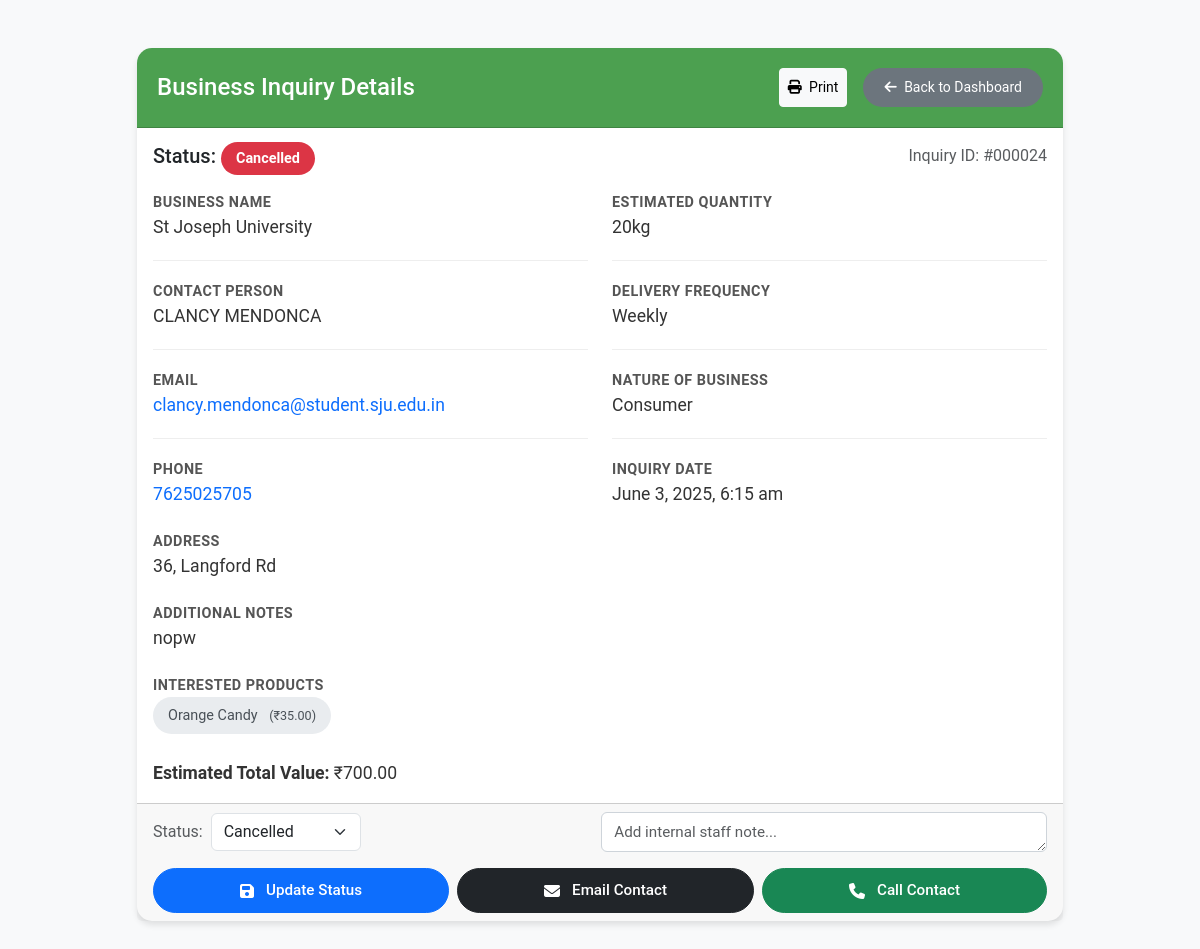
/view_inquiry.php?id=24 (signed in), run on the app's committed database.
### tables this page shows
CREATE TABLE `business_inquiries` (
  `id` int(11) NOT NULL,
  `business_name` varchar(255) NOT NULL,
  `contact_person_name` varchar(255) NOT NULL,
  `email` varchar(255) NOT NULL,
  `phone` varchar(50) NOT NULL,
  `estimated_quantity` varchar(100) DEFAULT NULL,
  `delivery_frequency` varchar(50) DEFAULT NULL,
  `address` text DEFAULT NULL,
  `additional_notes` text DEFAULT NULL,
  `business_nature` varchar(100) DEFAULT NULL,
  `status` enum('new','in-progress','completed','cancelled') NOT NULL DEFAULT 'new',
  `staff_note` text DEFAULT NULL,
  `created_at` timestamp NOT NULL DEFAULT current_timestamp(),
  `updated_at` timestamp NOT NULL DEFAULT current_timestamp() ON UPDATE current_timestamp(),
  `deleted_at` datetime DEFAULT NULL,
  `is_deleted` tinyint(1) DEFAULT 0
);

CREATE TABLE `products` (
  `id` int(11) NOT NULL,
  `name` varchar(255) NOT NULL,
  `description` text DEFAULT NULL,
  `image_path` varchar(500) DEFAULT NULL,
  `price` decimal(10,2) NOT NULL,
  `variety` varchar(255) DEFAULT NULL,
  `price_per_gram` decimal(10,2) DEFAULT NULL,
  `veg_status` enum('Veg','Non-Veg') NOT NULL,
  `created_at` timestamp NOT NULL DEFAULT current_timestamp()
);

### view_inquiry.php (the view, shortened to what this page needs)
<?php
require_once 'connection.php';
$allowed_statuses = [
    STATUS_NEW,
    STATUS_IN_PROGRESS,
    STATUS_COMPLETED,
    STATUS_CANCELLED
];
$inquiry_id = intval($_GET['id']);
$inquiry_query = "SELECT * FROM business_inquiries WHERE id = ?";
$inquiry_stmt = $conn->prepare($inquiry_query);
$inquiry_stmt->bind_param("i", $inquiry_id);
$inquiry_stmt->execute();
$inquiry_result = $inquiry_stmt->get_result();
$inquiry = $inquiry_result->fetch_assoc();
$products_query = "SELECT p.id, p.name, p.price
                   FROM products p
                   JOIN business_inquiry_products bip ON p.id = bip.product_id
                   WHERE bip.inquiry_id = ?";
$products_stmt = $conn->prepare($products_query);
if ($products_stmt === false) {
    error_log("Failed to prepare products statement: " . $conn->error);
    $interested_products = [];
    $total_value = 0;
} else {
    $products_stmt->bind_param("i", $inquiry_id);
    $products_stmt->execute();
    $products_result = $products_stmt->get_result();
    $interested_products = [];
    $total_value = 0;
    $quantity_numeric = preg_replace('/[^0-9.]/', '', $inquiry['estimated_quantity']);
    $quantity_numeric = floatval($quantity_numeric);
    while ($row = $products_result->fetch_assoc()) {
        $interested_products[] = $row;
        if ($quantity_numeric > 0) {
            $total_value += $row['price'] * $quantity_numeric;
        }
    }
}
?>
<!DOCTYPE html>
<html lang="en">
<head>
    <link href="https://cdn.jsdelivr.net/npm/bootstrap@5.3.3/dist/css/bootstrap.min.css" rel="stylesheet">
    <link rel="stylesheet" href="https://cdnjs.cloudflare.com/ajax/libs/font-awesome/6.1.1/css/all.min.css"/>
</head>
<body>
    <div class="container py-5">
        <div class="row justify-content-center">
            <div class="col-lg-10">
                <div class="card">
                    <div class="card-header d-flex justify-content-between align-items-center">
                        <h4 class="mb-0">Business Inquiry Details</h4>
                        <div class="d-flex gap-2 no-print"> <button onclick="window.print()" class="btn btn-sm btn-light me-2">
                                <i class="fas fa-print me-1"></i> Print
                            </button>
                            <a href="dashboard.php" class="btn btn-sm back-btn">
                                <i class="fas fa-arrow-left me-1"></i> Back to Dashboard
                            </a>
                        </div>
                    </div>
                    <div class="card-body">
                        <div class="row mb-4">
                            <div class="col-12">
                                <div class="d-flex justify-content-between align-items-center">
                                    <h5 class="mb-0">Status:
                                        <span class="status-badge status-<?= strtolower(htmlspecialchars($inquiry['status'] ?? 'new')) ?>">
                                            <?= ucfirst(htmlspecialchars($inquiry['status'] ?? 'New')) ?>
                                        </span>
                                    </h5>
                                    <div class="text-muted">
                                        Inquiry ID: #<?= str_pad(htmlspecialchars($inquiry_id), 6, '0', STR_PAD_LEFT) ?>
                                    </div>
                                </div>
                            </div>
                        </div>
                        <div class="row">
                            <div class="col-md-6">
                                <div class="detail-row">
                                    <div class="detail-label">Business Name</div>
                                    <div class="detail-value"><?= htmlspecialchars($inquiry['business_name']) ?></div>
                                </div>
                                <div class="detail-row">
                                    <div class="detail-label">Contact Person</div>
                                    <div class="detail-value"><?= htmlspecialchars($inquiry['contact_person_name']) ?></div>
                                </div>
                                <div class="detail-row">
                                    <div class="detail-label">Email</div>
                                    <div class="detail-value">
                                        <a href="mailto:<?= htmlspecialchars($inquiry['email']) ?>" class="text-decoration-none">
                                            <?= htmlspecialchars($inquiry['email']) ?>
                                        </a>
                                    </div>
                                </div>
                                <div class="detail-row">
                                    <div class="detail-label">Phone</div>
                                    <div class="detail-value">
                                        <a href="tel:<?= htmlspecialchars($inquiry['phone']) ?>" class="text-decoration-none">
                                            <?= htmlspecialchars($inquiry['phone']) ?>
                                        </a>
                                    </div>
                                </div>
                            </div>
                            <div class="col-md-6">
                                <div class="detail-row">
                                    <div class="detail-label">Estimated Quantity</div>
                                    <div class="detail-value"><?= htmlspecialchars($inquiry['estimated_quantity']) ?></div>
                                </div>
                                <div class="detail-row">
                                    <div class="detail-label">Delivery Frequency</div>
                                    <div class="detail-value"><?= htmlspecialchars($inquiry['delivery_frequency']) ?></div>
                                </div>
                                <div class="detail-row">
                                    <div class="detail-label">Nature of Business</div>
                                    <div class="detail-value"><?= htmlspecialchars($inquiry['business_nature']) ?></div>
                                </div>
                                <div class="detail-row">
                                    <div class="detail-label">Inquiry Date</div>
                                    <div class="detail-value">
                                        <?= date('F j, Y, g:i a', strtotime($inquiry['created_at'])) ?>
                                    </div>
                                </div>
                            </div>
                        </div>
                        <div class="row mt-4">
                            <div class="col-12">
                                <div class="detail-row">
                                    <div class="detail-label">Address</div>
                                    <div class="detail-value"><?= nl2br(htmlspecialchars($inquiry['address'])) ?></div>
                                </div>
                            </div>
                        </div>
                        <?php if (!empty($inquiry['additional_notes'])): ?>
                        <div class="row mt-4">
                            <div class="col-12">
                                <div class="detail-row">
                                    <div class="detail-label">Additional Notes</div>
                                    <div class="detail-value"><?= nl2br(htmlspecialchars($inquiry['additional_notes'])) ?></div>
                                </div>
                            </div>
                        </div>
                        <?php endif; ?>
                        <div class="row mt-4">
                            <div class="col-12">
                                <div class="detail-row">
                                    <div class="detail-label">Interested Products</div>
                                    <div class="detail-value">
                                        <?php if (count($interested_products) > 0): ?>
                                            <?php foreach ($interested_products as $product): ?>
                                                <span class="product-badge">
                                                    <?= htmlspecialchars($product['name']) ?>
                                                    <small class="ms-2">(₹<?= number_format($product['price'], 2) ?>)</small>
                                                </span>
                                            <?php endforeach; ?>
                                            <?php if ($total_value > 0): ?>
                                                <div class="mt-3">
                                                    <strong>Estimated Total Value:</strong>
                                                    ₹<?= number_format($total_value, 2) ?>
                                                </div>
                                            <?php endif; ?>
                                        <?php else: ?>
                                            <span class="text-muted">No products selected</span>
                                        <?php endif; ?>
                                    </div>
                                </div>
                            </div>
                        </div>
                    </div>
                    <div class="card-footer no-print">
                        <form method="POST" id="statusUpdateForm" class="d-block mb-3">
                            <div class="d-flex flex-column flex-md-row align-items-start align-items-md-center gap-2">
                                <div class="d-flex align-items-center flex-grow-1 me-md-2 mb-2 mb-md-0">
                                    <label for="inquiryStatus" class="form-label mb-0 me-2 text-muted">Status:</label>
                                    <select name="status" id="inquiryStatus" class="form-select w-auto">
                                        <?php foreach ($allowed_statuses as $status_option): ?>
                                            <option value="<?= $status_option ?>" <?= (strtolower($inquiry['status'] ?? '') === $status_option) ? 'selected' : '' ?>>
                                                <?= ucfirst($status_option) ?>
                                            </option>
                                        <?php endforeach; ?>
                                    </select>
                                </div>
                                <div class="flex-grow-1">
                                    <textarea name="staff_note" id="staffNote" class="form-control" placeholder="Add internal staff note..." rows="1"><?= htmlspecialchars($inquiry['staff_note'] ?? '') ?></textarea>
                                </div>
                            </div>
                        </form>
                        <div class="d-flex flex-column flex-md-row justify-content-md-end gap-2">
                            <button type="submit" form="statusUpdateForm" name="update_status" class="btn btn-primary action-btn flex-fill">
                                <i class="fas fa-save me-1"></i> Update Status
                            </button>
                            <a href="mailto:<?= htmlspecialchars($inquiry['email']) ?>" class="btn btn-dark action-btn flex-fill">
                                <i class="fas fa-envelope me-1"></i> Email Contact
                            </a>
                            <a href="tel:<?= htmlspecialchars($inquiry['phone']) ?>" class="btn btn-success action-btn flex-fill">
                                <i class="fas fa-phone me-1"></i> Call Contact
                            </a>
                        </div>
                    </div>
                </div>
            </div>
        </div>
    </div>
</body>
</html>

### view_inquiry.php (style rules this page uses)
body { background-color: #f8f9fa; font-family: 'Roboto', sans-serif; }
.card { border-radius: 15px; box-shadow: 0 4px 6px rgba(0, 0, 0, 0.1); margin-bottom: 20px; border: none; }
.card-header { background-color: #4ca050; color: white; border-radius: 15px 15px 0 0 !important; padding: 20px; }
.detail-row { margin-bottom: 20px; padding-bottom: 20px; border-bottom: 1px solid #eee; }
.detail-row:last-child { border-bottom: none; margin-bottom: 0; padding-bottom: 0; }
.detail-label { font-weight: 600; color: #555; font-size: 0.9rem; text-transform: uppercase; letter-spacing: 0.5px; }
.detail-value { color: #333; font-size: 1.1rem; }
.product-badge { background-color: #e9ecef; color: #495057; padding: 8px 15px; border-radius: 25px; margin-right: 10px; margin-bottom: 10px; display: inline-block; font-size: 0.9rem; transition: all 0.3s ease; }
.back-btn { background-color: #6c757d; color: white; padding: 8px 20px; border-radius: 25px; transition: all 0.3s ease; }
.status-badge { padding: 8px 15px; border-radius: 25px; font-weight: 600; font-size: 0.9rem; }
.status-cancelled { background-color: #dc3545; color: #fff; }
.action-btn { padding: 10px 25px; border-radius: 25px; font-weight: 600; transition: all 0.3s ease; }
.action-btn { padding: 0.5rem 1.25rem; font-size: 0.95rem; font-weight: 500; display: inline-flex; align-items: center; justify-content: center; gap: 0.5rem; transition: all 0.2s ease; }
.action-btn i { font-size: 1rem; }
.card-footer form { margin-bottom: 1rem; }
.card-footer textarea.form-control { min-height: 40px; resize: vertical; border-radius: 6px; border: 1px solid #ced4da; padding: 0.5rem 0.75rem; font-size: 0.95rem; transition: all 0.2s ease; }
.card-footer .action-btn { white-space: nowrap; padding: 10px 15px; border-radius: 25px; font-weight: 500; display: inline-flex; align-items: center; justify-content: center; gap: 0.5rem; transition: all 0.2s ease; }
.card-footer .action-btn i { font-size: 1rem; }
.card-footer .form-select.w-auto { width: auto !important; min-width: 150px; }
.card-footer .d-flex.flex-column.flex-md-row .flex-grow-1 { flex-grow: 1; }

### data on the page
business_inquiries: status "Cancelled", business_name "St Joseph University", contact_person_name "CLANCY MENDONCA", email "clancy.mendonca@student.sju.edu.in", phone "7625025705", estimated_quantity "20kg", delivery_frequency "Weekly", business_nature "Consumer", created_at "June 3, 2025, 6:15 am", address "36, Langford Rd", additional_notes "nopw"
products: name "Orange Candy", price "35.00"

### other printed values
str_pad(htmlspecialchars($inquiry_id), 6, '0', STR_PAD_LEFT) "000024"
$total_value "700.00"
